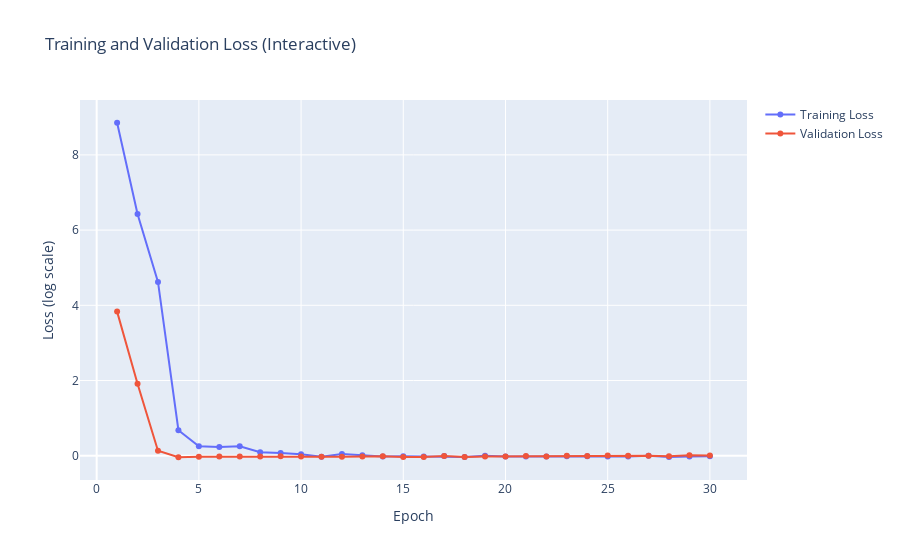

Notebook cell for this chart:
### Code cell
import torch
import torch.nn as nn
import torch.optim as optim
from NeuralNet import FeedForwardNN  # Import the FeedForwardNN class
from torch.utils.data import DataLoader, TensorDataset
import matplotlib.pyplot as plt

# Define the model
input_size = X_train.shape[1]  # Number of features
hidden_sizes = [32, 64, 128]  # Hidden layer sizes
model = FeedForwardNN(input_size=input_size, hidden_sizes=hidden_sizes)

# Define the loss function and optimizer
criterion = nn.CrossEntropyLoss()  # For multi-class classification
optimizer = optim.Adam(model.parameters(), lr=0.001)

# Initialize lists to log losses
train_losses = []
val_losses = []

# Training loop
num_epochs = 30
for epoch in range(num_epochs):
    # Training phase
    model.train()
    train_loss = 0
    for batch_X, batch_y in train_loader:
        optimizer.zero_grad()
        outputs = model(batch_X)
        loss = criterion(outputs, batch_y)
        loss.backward()
        optimizer.step()
        train_loss += loss.item()

    # Validation phase
    model.eval()
    val_loss = 0
    correct = 0
    total = 0
    with torch.no_grad():
        for batch_X, batch_y in val_loader:
            outputs = model(batch_X)
            loss = criterion(outputs, batch_y)
            val_loss += loss.item()
            _, predicted = torch.max(outputs, 1)
            total += batch_y.size(0)
            correct += (predicted == batch_y).sum().item()

    # Log losses
    train_losses.append(train_loss / len(train_loader))
    val_losses.append(val_loss / len(val_loader))

    # Print epoch results
    print(f"Epoch {epoch+1}/{num_epochs}")
    print(f"Train Loss: {train_losses[-1]:.4f}")
    print(f"Validation Loss: {val_losses[-1]:.4f}")
    print(f"Validation Accuracy: {100 * correct / total:.2f}%")

# Plot training and validation losses
plt.figure(figsize=(10, 6))
plt.plot(range(1, num_epochs + 1), np.log(train_losses), label='Training Loss')
plt.plot(range(1, num_epochs + 1), np.log(val_losses), label='Validation Loss')
plt.xlabel('Epoch')
plt.ylabel('Loss (log scale)')
plt.title('Training and Validation Loss')
plt.legend()
plt.grid()
plt.show()

# Testing phase
model.eval()
test_loss = 0
correct = 0
total = 0
with torch.no_grad():
    for batch_X, batch_y in test_loader:
        outputs = model(batch_X)
        loss = criterion(outputs, batch_y)
        test_loss += loss.item()
        _, predicted = torch.max(outputs, 1)
        total += batch_y.size(0)
        correct += (predicted == batch_y).sum().item()

print(f"Test Loss: {test_loss / len(test_loader):.4f}")
print(f"Test Accuracy: {100 * correct / total:.2f}%")

# Interactive plot using Plotly
import plotly.graph_objects as go

fig = go.Figure()

fig.add_trace(go.Scatter(
    x=list(range(1, num_epochs + 1)),
    y=np.log(train_losses),
    name='Training Loss',
    mode='lines+markers'
))

fig.add_trace(go.Scatter(
    x=list(range(1, num_epochs + 1)),
    y=np.log(val_losses),
    name='Validation Loss',
    mode='lines+markers'
))

fig.update_layout(
    title='Training and Validation Loss (Interactive)',
    xaxis_title='Epoch',
    yaxis_title='Loss (log scale)',
    showlegend=True,
    hovermode='x unified'
)

fig.show()

### Figure 1 — Plotly figure (JSON) as saved in the notebook; plotly's stock layout.template omitted (floating-point values rounded to 4 significant figures)
{"data": [{"mode": "lines+markers", "name": "Training Loss", "type": "scatter", "x": [1, 2, 3, 4, 5, 6, 7, 8, 9, 10, 11, 12, 13, 14, 15, 16, 17, 18, 19, 20, 21, 22, 23, 24, 25, 26, 27, 28, 29, 30], "y": [8.855, 6.427, 4.621, 0.6787, 0.2487, 0.235, 0.254, 0.09012, 0.06952, 0.03887, -0.02567, 0.04619, 0.01414, -0.01896, -0.01635, -0.02082, -0.01035, -0.03247, 0.0009784, -0.02105, -0.02239, -0.02249, -0.01406, -0.01475, -0.02387, -0.01882, -0.00407, -0.03213, -0.02373, -0.01445]}, {"mode": "lines+markers", "name": "Validation Loss", "type": "scatter", "x": [1, 2, 3, 4, 5, 6, 7, 8, 9, 10, 11, 12, 13, 14, 15, 16, 17, 18, 19, 20, 21, 22, 23, 24, 25, 26, 27, 28, 29, 30], "y": [3.832, 1.912, 0.1315, -0.04064, -0.0241, -0.02185, -0.02022, -0.01794, -0.01637, -0.01951, -0.02827, -0.02804, -0.01974, -0.01425, -0.03277, -0.03199, -0.00751, -0.03714, -0.02228, -0.02031, -0.004977, -0.01948, -0.003237, -0.008551, 0.003865, -0.0008447, -0.002665, -0.01389, 0.01048, 0.00265]}], "layout": {"hovermode": "x unified", "showlegend": true, "title": {"text": "Training and Validation Loss (Interactive)"}, "xaxis": {"title": {"text": "Epoch"}}, "yaxis": {"title": {"text": "Loss (log scale)"}}}}
